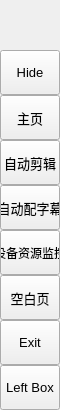
        <widget class="QFrame" name="leftMenuBg">
         <property name="minimumSize">
          <size>
           <width>60</width>
           <height>0</height>
          </size>
         </property>
         <property name="maximumSize">
          <size>
           <width>60</width>
           <height>16777215</height>
          </size>
         </property>
         <property name="frameShape">
          <enum>QFrame::NoFrame</enum>
         </property>
         <property name="frameShadow">
          <enum>QFrame::Raised</enum>
         </property>
         <layout class="QVBoxLayout" name="verticalLayout_3">
          <property name="spacing">
           <number>0</number>
          </property>
          <property name="leftMargin">
           <number>0</number>
          </property>
          <property name="topMargin">
           <number>0</number>
          </property>
          <property name="rightMargin">
           <number>0</number>
          </property>
          <property name="bottomMargin">
           <number>0</number>
          </property>
          <item>
           <widget class="QFrame" name="topLogoInfo">
            <property name="minimumSize">
             <size>
              <width>0</width>
              <height>50</height>
             </size>
            </property>
            <property name="maximumSize">
             <size>
              <width>16777215</width>
              <height>50</height>
             </size>
            </property>
            <property name="frameShape">
             <enum>QFrame::NoFrame</enum>
            </property>
            <property name="frameShadow">
             <enum>QFrame::Raised</enum>
            </property>
            <widget class="QFrame" name="topLogo">
             <property name="geometry">
              <rect>
               <x>10</x>
               <y>5</y>
               <width>42</width>
               <height>42</height>
              </rect>
             </property>
             <property name="minimumSize">
              <size>
               <width>42</width>
               <height>42</height>
              </size>
             </property>
             <property name="maximumSize">
              <size>
               <width>42</width>
               <height>42</height>
              </size>
             </property>
             <property name="frameShape">
              <enum>QFrame::NoFrame</enum>
             </property>
             <property name="frameShadow">
              <enum>QFrame::Raised</enum>
             </property>
            </widget>
            <widget class="QLabel" name="titleLeftApp">
             <property name="geometry">
              <rect>
               <x>70</x>
               <y>8</y>
               <width>160</width>
               <height>20</height>
              </rect>
             </property>
             <property name="font">
              <font>
               <family>Segoe UI Semibold</family>
               <pointsize>12</pointsize>
               <italic>false</italic>
               <bold>false</bold>
              </font>
             </property>
             <property name="text">
              <string>PyDracula</string>
             </property>
             <property name="alignment">
              <set>Qt::AlignLeading|Qt::AlignLeft|Qt::AlignTop</set>
             </property>
            </widget>
            <widget class="QLabel" name="titleLeftDescription">
             <property name="geometry">
              <rect>
               <x>70</x>
               <y>27</y>
               <width>160</width>
               <height>16</height>
              </rect>
             </property>
             <property name="maximumSize">
              <size>
               <width>16777215</width>
               <height>16</height>
              </size>
             </property>
             <property name="font">
              <font>
               <family>Segoe UI</family>
               <pointsize>8</pointsize>
               <italic>false</italic>
               <bold>false</bold>
              </font>
             </property>
             <property name="text">
              <string>Modern GUI / Flat Style</string>
             </property>
             <property name="alignment">
              <set>Qt::AlignLeading|Qt::AlignLeft|Qt::AlignTop</set>
             </property>
            </widget>
           </widget>
          </item>
          <item>
           <widget class="QFrame" name="leftMenuFrame">
            <property name="frameShape">
             <enum>QFrame::NoFrame</enum>
            </property>
            <property name="frameShadow">
             <enum>QFrame::Raised</enum>
            </property>
            <layout class="QVBoxLayout" name="verticalMenuLayout">
             <property name="spacing">
              <number>0</number>
             </property>
             <property name="leftMargin">
              <number>0</number>
             </property>
             <property name="topMargin">
              <number>0</number>
             </property>
             <property name="rightMargin">
              <number>0</number>
             </property>
             <property name="bottomMargin">
              <number>0</number>
             </property>
             <item>
              <widget class="QFrame" name="toggleBox">
               <property name="maximumSize">
                <size>
                 <width>16777215</width>
                 <height>45</height>
                </size>
               </property>
               <property name="frameShape">
                <enum>QFrame::NoFrame</enum>
               </property>
               <property name="frameShadow">
                <enum>QFrame::Raised</enum>
               </property>
               <layout class="QVBoxLayout" name="verticalLayout_4">
                <property name="spacing">
                 <number>0</number>
                </property>
                <property name="leftMargin">
                 <number>0</number>
                </property>
                <property name="topMargin">
                 <number>0</number>
                </property>
                <property name="rightMargin">
                 <number>0</number>
                </property>
                <property name="bottomMargin">
                 <number>0</number>
                </property>
                <item>
                 <widget class="QPushButton" name="toggleButton">
                  <property name="sizePolicy">
                   <sizepolicy hsizetype="Expanding" vsizetype="Fixed">
                    <horstretch>0</horstretch>
                    <verstretch>0</verstretch>
                   </sizepolicy>
                  </property>
                  <property name="minimumSize">
                   <size>
                    <width>0</width>
                    <height>45</height>
                   </size>
                  </property>
                  <property name="font">
                   <font>
                    <family>Segoe UI</family>
                    <pointsize>10</pointsize>
                    <italic>false</italic>
                    <bold>false</bold>
                   </font>
                  </property>
                  <property name="cursor">
                   <cursorShape>PointingHandCursor</cursorShape>
                  </property>
                  <property name="layoutDirection">
                   <enum>Qt::LeftToRight</enum>
                  </property>
                  <property name="styleSheet">
                   <string notr="true">background-image: url(:/icons/images/icons/icon_menu.png);</string>
                  </property>
                  <property name="text">
                   <string>Hide</string>
                  </property>
                 </widget>
                </item>
               </layout>
              </widget>
             </item>
             <item alignment="Qt::AlignTop">
              <widget class="QFrame" name="topMenu">
               <property name="frameShape">
                <enum>QFrame::NoFrame</enum>
               </property>
               <property name="frameShadow">
                <enum>QFrame::Raised</enum>
               </property>
               <layout class="QVBoxLayout" name="verticalLayout_8">
                <property name="spacing">
                 <number>0</number>
                </property>
                <property name="leftMargin">
                 <number>0</number>
                </property>
                <property name="topMargin">
                 <number>0</number>
                </property>
                <property name="rightMargin">
                 <number>0</number>
                </property>
                <property name="bottomMargin">
                 <number>0</number>
                </property>
                <item>
                 <widget class="QPushButton" name="btn_home">
                  <property name="sizePolicy">
                   <sizepolicy hsizetype="Expanding" vsizetype="Fixed">
                    <horstretch>0</horstretch>
                    <verstretch>0</verstretch>
                   </sizepolicy>
                  </property>
                  <property name="minimumSize">
                   <size>
                    <width>0</width>
                    <height>45</height>
                   </size>
                  </property>
                  <property name="font">
                   <font>
                    <family>Segoe UI</family>
                    <pointsize>10</pointsize>
                    <italic>false</italic>
                    <bold>false</bold>
                   </font>
                  </property>
                  <property name="cursor">
                   <cursorShape>PointingHandCursor</cursorShape>
                  </property>
                  <property name="layoutDirection">
                   <enum>Qt::LeftToRight</enum>
                  </property>
                  <property name="styleSheet">
                   <string notr="true">background-image: url(:/icons/images/icons/cil-home.png);</string>
                  </property>
                  <property name="text">
                   <string>主页</string>
                  </property>
                 </widget>
                </item>
                <item>
                 <widget class="QPushButton" name="btn_autoCut">
                  <property name="sizePolicy">
                   <sizepolicy hsizetype="Expanding" vsizetype="Fixed">
                    <horstretch>0</horstretch>
                    <verstretch>0</verstretch>
                   </sizepolicy>
                  </property>
                  <property name="minimumSize">
                   <size>
                    <width>0</width>
                    <height>45</height>
                   </size>
                  </property>
                  <property name="font">
                   <font>
                    <family>Segoe UI</family>
                    <pointsize>10</pointsize>
                    <italic>false</italic>
                    <bold>false</bold>
                   </font>
                  </property>
                  <property name="cursor">
                   <cursorShape>PointingHandCursor</cursorShape>
                  </property>
                  <property name="toolTip">
                   <string>输入视频，根据是否有声音自动截取对应的音频和视频。</string>
                  </property>
                  <property name="layoutDirection">
                   <enum>Qt::LeftToRight</enum>
                  </property>
                  <property name="styleSheet">
                   <string notr="true">background-image: url(:/icons/images/icons/cil-library.png);</string>
                  </property>
                  <property name="text">
                   <string>自动剪辑</string>
                  </property>
                 </widget>
                </item>
                <item>
                 <widget class="QPushButton" name="btn_autoTitle">
                  <property name="sizePolicy">
                   <sizepolicy hsizetype="Expanding" vsizetype="Fixed">
                    <horstretch>0</horstretch>
                    <verstretch>0</verstretch>
                   </sizepolicy>
                  </property>
                  <property name="minimumSize">
                   <size>
                    <width>0</width>
                    <height>45</height>
                   </size>
                  </property>
                  <property name="font">
                   <font>
                    <family>Segoe UI</family>
                    <pointsize>10</pointsize>
                    <italic>false</italic>
                    <bold>false</bold>
                   </font>
                  </property>
                  <property name="cursor">
                   <cursorShape>PointingHandCursor</cursorShape>
                  </property>
                  <property name="toolTip">
                   <string>输入视频，使用Whisper模型识别声音输出字幕文件。</string>
                  </property>
                  <property name="layoutDirection">
                   <enum>Qt::LeftToRight</enum>
                  </property>
                  <property name="styleSheet">
                   <string notr="true">background-image: url(:/icons/images/icons/cil-gamepad.png);</string>
                  </property>
                  <property name="text">
                   <string>自动配字幕</string>
                  </property>
                 </widget>
                </item>
                <item>
                 <widget class="QPushButton" name="btn_computer">
                  <property name="minimumSize">
                   <size>
                    <width>0</width>
                    <height>45</height>
                   </size>
                  </property>
                  <property name="cursor">
                   <cursorShape>PointingHandCursor</cursorShape>
                  </property>
                  <property name="styleSheet">
                   <string notr="true">background-image: url(:/icons/images/icons/cil-devices.png);</string>
                  </property>
                  <property name="text">
                   <string>设备资源监控</string>
                  </property>
                 </widget>
                </item>
                <item>
                 <widget class="QPushButton" name="btn_new">
                  <property name="sizePolicy">
                   <sizepolicy hsizetype="Expanding" vsizetype="Fixed">
                    <horstretch>0</horstretch>
                    <verstretch>0</verstretch>
                   </sizepolicy>
                  </property>
                  <property name="minimumSize">
                   <size>
                    <width>0</width>
                    <height>45</height>
                   </size>
                  </property>
                  <property name="font">
                   <font>
                    <family>Segoe UI</family>
                    <pointsize>10</pointsize>
                    <italic>false</italic>
                    <bold>false</bold>
                   </font>
                  </property>
                  <property name="cursor">
                   <cursorShape>PointingHandCursor</cursorShape>
                  </property>
                  <property name="layoutDirection">
                   <enum>Qt::LeftToRight</enum>
                  </property>
                  <property name="styleSheet">
                   <string notr="true">background-image: url(:/icons/images/icons/cil-file.png);</string>
                  </property>
                  <property name="text">
                   <string>空白页</string>
                  </property>
                 </widget>
                </item>
                <item>
                 <widget class="QPushButton" name="btn_exit">
                  <property name="sizePolicy">
                   <sizepolicy hsizetype="Expanding" vsizetype="Fixed">
                    <horstretch>0</horstretch>
                    <verstretch>0</verstretch>
                   </sizepolicy>
                  </property>
                  <property name="minimumSize">
                   <size>
                    <width>0</width>
                    <height>45</height>
                   </size>
                  </property>
                  <property name="font">
                   <font>
                    <family>Segoe UI</family>
                    <pointsize>10</pointsize>
                    <italic>false</italic>
                    <bold>false</bold>
                   </font>
                  </property>
                  <property name="cursor">
                   <cursorShape>PointingHandCursor</cursorShape>
                  </property>
                  <property name="layoutDirection">
                   <enum>Qt::LeftToRight</enum>
                  </property>
                  <property name="styleSheet">
                   <string notr="true">background-image: url(:/icons/images/icons/cil-x.png);</string>
                  </property>
                  <property name="text">
                   <string>Exit</string>
                  </property>
                 </widget>
                </item>
               </layout>
              </widget>
             </item>
             <item alignment="Qt::AlignBottom">
              <widget class="QFrame" name="bottomMenu">
               <property name="frameShape">
                <enum>QFrame::NoFrame</enum>
               </property>
               <property name="frameShadow">
                <enum>QFrame::Raised</enum>
               </property>
               <layout class="QVBoxLayout" name="verticalLayout_9">
                <property name="spacing">
                 <number>0</number>
                </property>
                <property name="leftMargin">
                 <number>0</number>
                </property>
                <property name="topMargin">
                 <number>0</number>
                </property>
                <property name="rightMargin">
                 <number>0</number>
                </property>
                <property name="bottomMargin">
                 <number>0</number>
                </property>
                <item>
                 <widget class="QPushButton" name="toggleLeftBox">
                  <property name="sizePolicy">
                   <sizepolicy hsizetype="Expanding" vsizetype="Fixed">
                    <horstretch>0</horstretch>
                    <verstretch>0</verstretch>
                   </sizepolicy>
                  </property>
                  <property name="minimumSize">
                   <size>
                    <width>0</width>
                    <height>45</height>
                   </size>
                  </property>
                  <property name="font">
                   <font>
                    <family>Segoe UI</family>
                    <pointsize>10</pointsize>
                    <italic>false</italic>
                    <bold>false</bold>
                   </font>
                  </property>
                  <property name="cursor">
                   <cursorShape>PointingHandCursor</cursorShape>
                  </property>
                  <property name="layoutDirection">
                   <enum>Qt::LeftToRight</enum>
                  </property>
                  <property name="styleSheet">
                   <string notr="true">background-image: url(:/icons/images/icons/icon_settings.png);</string>
                  </property>
                  <property name="text">
                   <string>Left Box</string>
                  </property>
                 </widget>
                </item>
               </layout>
              </widget>
             </item>
            </layout>
           </widget>
          </item>
         </layout>
        </widget>
